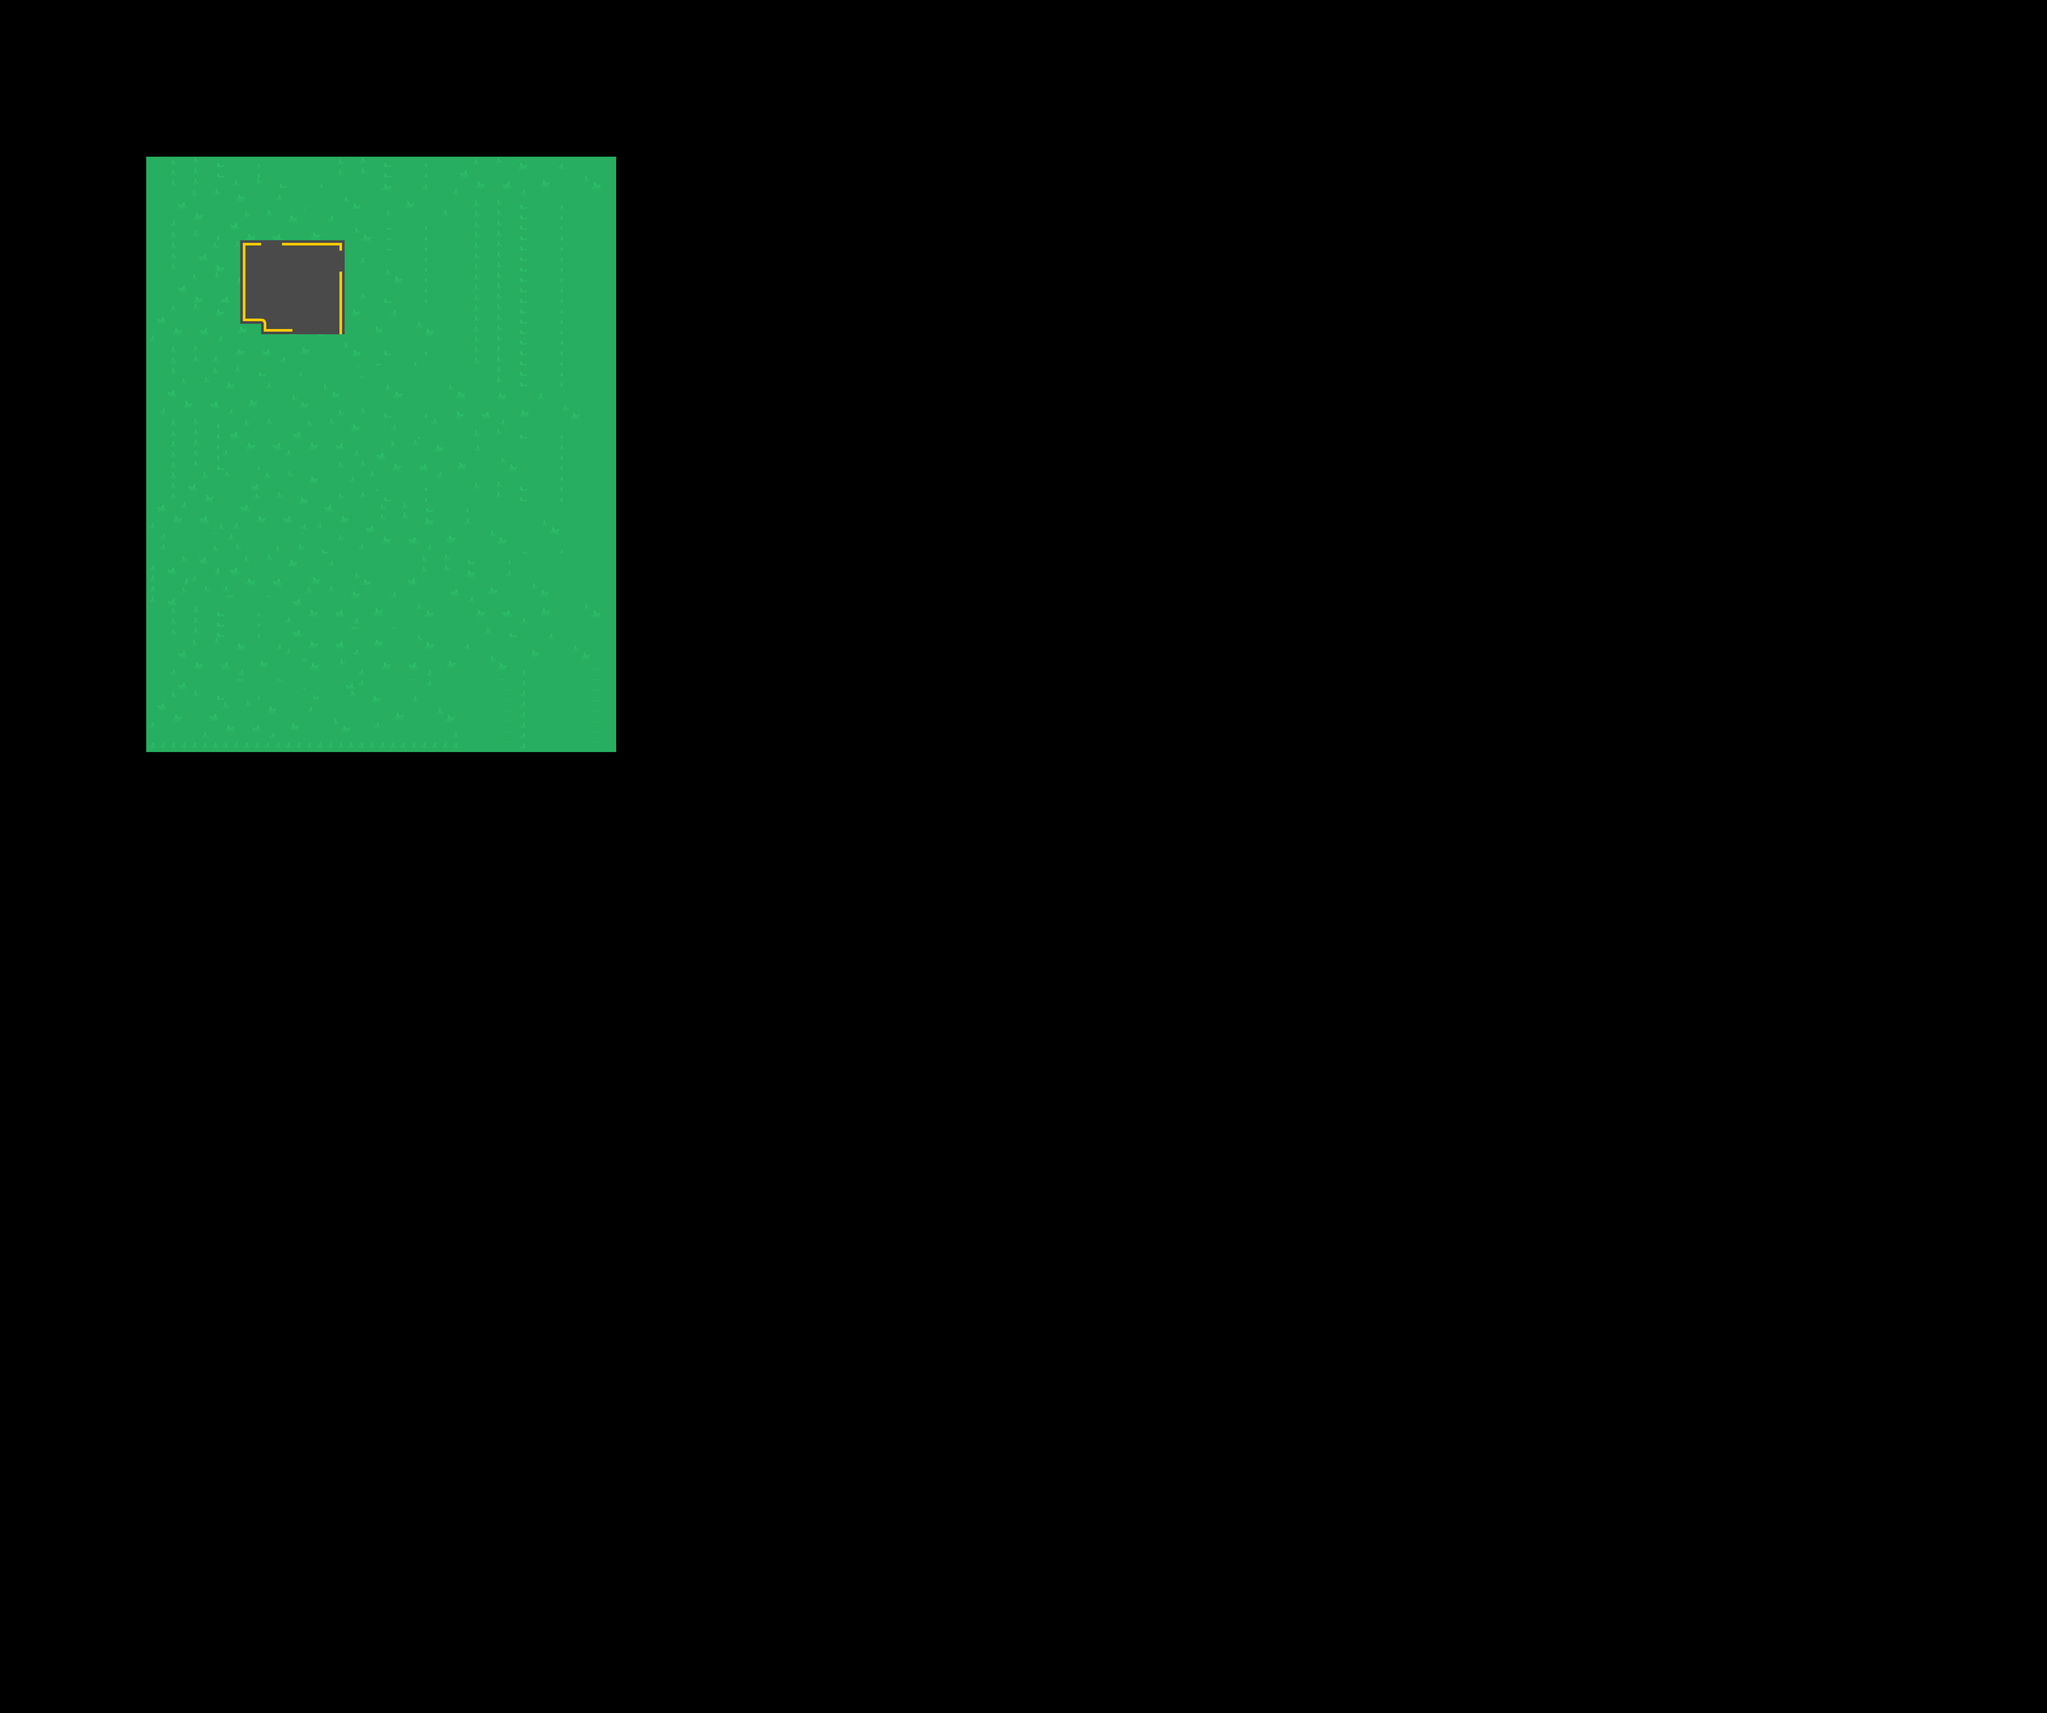

Rendered tile map (Tiled .tmx) drawn with the repository's tilesets; below, a short description and the map source with its tile grids summarised:
An orthogonal 196x164 tile map with 32x32 px tiles, 2 tile layers (Ground, Muur) and 10 objects.

<map version="1.2" tiledversion="1.2.1" orientation="orthogonal" renderorder="right-down" width="196" height="164" tilewidth="32" tileheight="32" infinite="0" nextlayerid="6" nextobjectid="13">
 <tileset firstgid="1" source="../images/tilemap/Tilemap.tsx" />
 <layer id="4" name="Ground" width="196" height="164">
  <data>[32144 cells, 2565 non-empty, 68 distinct tile ids]</data>
 </layer>
 <layer id="5" name="Muur" width="196" height="164">
  <data>[32144 cells, 26 non-empty, 14 distinct tile ids]</data>
 </layer>
 <objectgroup id="3" name="intersectable">
  <object id="1" x="744" y="743.667" width="55.3333" height="8" />
  <object id="2" x="744" y="752" width="7.33333" height="231.333" />
  <object id="4" x="752" y="975" width="48" height="9" />
  <object id="5" x="807.333" y="991.667" width="9" height="24.6667" />
  <object id="7" x="800.333" y="975" width="8" height="11">
   <ellipse />
  </object>
  <object id="8" x="806" y="979.667" width="9.66667" height="11">
   <ellipse />
  </object>
  <object id="9" x="817" y="1007.33" width="78.6667" height="8.66667" />
  <object id="10" x="1039.67" y="832" width="8.33333" height="191" />
  <object id="11" x="864" y="744.333" width="183.667" height="7.66667" />
  <object id="12" x="1039" y="752.333" width="8.66667" height="15" />
 </objectgroup>
</map>
